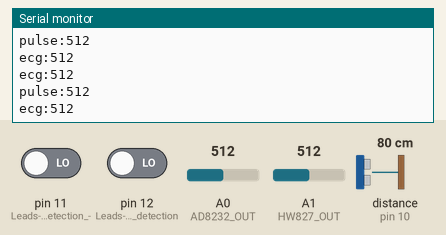
Recording of a sketch running on a simulated Arduino Uno, built with avr-gcc and run on an emulated ATmega328P. On the bench: the last lines printed to the serial monitor. Wiring (inferred from the names in the program): ultrasonic range finder: trigger pin 9; echo pin 10. Inputs (shaded band) come from the test bench; at power-on: distance to the obstacle (sensor on pin 10) 80 cm, A0 (AD8232_OUT) = 512, A1 (HW827_OUT) = 512, pin 11 (Leads-off_detection_-) LOW, pin 12 (Leads-off_detection) LOW. The echo pulse lasts 58.3 µs per cm.

Above: at 1.2 s.
1.3 s: distance to the obstacle (sensor on pin 10) set to 2 cm
At 2.3 s:
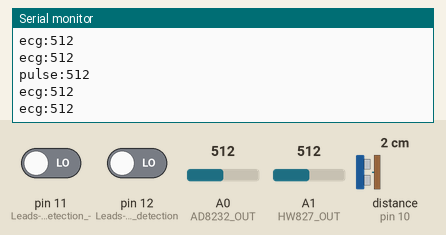
2.8 s: A0 (AD8232_OUT) set to 390
At 3.6 s:
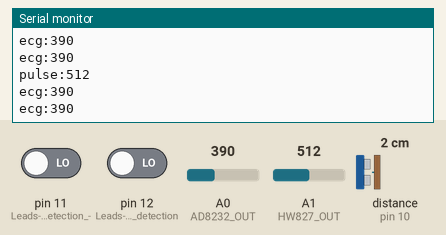
4.3 s: A1 (HW827_OUT) set to 390
At 5.1 s:
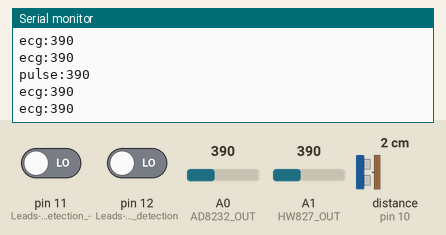
5.8 s: pin 11 (Leads-off_detection_-) driven HIGH
At 6.5 s:
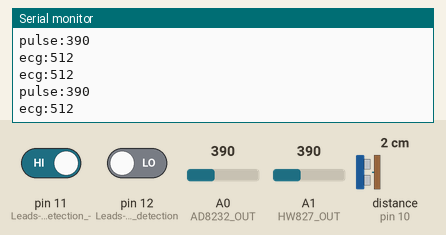
7.3 s: distance to the obstacle (sensor on pin 10) set to 4 cm
At 8.2 s:
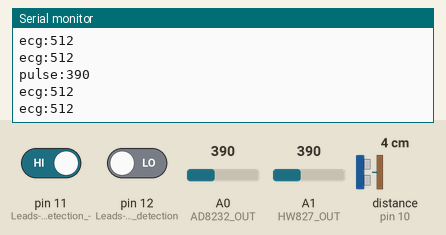
8.8 s: A1 (HW827_OUT) set to 410
At 9.8 s:
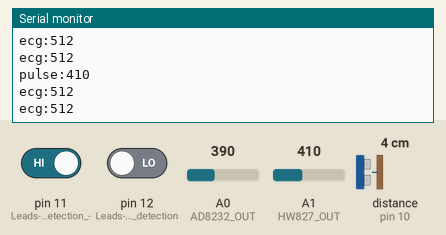
Timing chart, 0 to 11.3 s (numbered marks = the images above; inputs shaded):
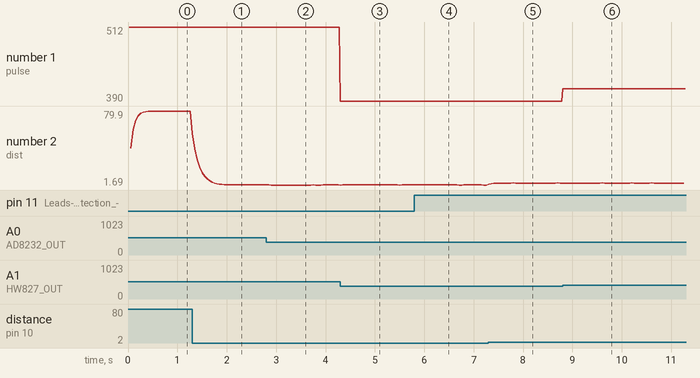

Measured:
- after the input at 1.3 s, the serial monitor: prints a new line at once (image 1)
- after the input at 2.8 s, the serial monitor: prints a new line at once (image 2)
- after the input at 4.3 s, the serial monitor: prints a new line at once (image 3)
- after the input at 5.8 s, the serial monitor: prints a new line at once (image 4)
- after the input at 7.3 s, the serial monitor: prints a new line at once (image 5)
- after the input at 8.8 s, the serial monitor: prints a new line at once (image 6)
- plotted number 1: 390 → 410 after the input at 8.8 s
- plotted number 2: 79.73 → 1.71 after the input at 1.3 s, 1.69 → 3.77 after the input at 7.3 s

The sketch:

codigo-arduino.ino
```cpp
// ==========================================
// CONFIGURACIÓN DE PINES
// ==========================================
const int SRF_TRIG = 9;
const int SRF_ECHO = 10;
const int AD8232_OUT = A0;
const int HW827_OUT  = A1;

// ==========================================
// VARIABLES DE TIEMPO (MULTITAREA)
// ==========================================
unsigned long prevSRF = 0;
unsigned long prevAD  = 0;
unsigned long prevHW  = 0;

const long intSRF = 50;  // Ultrasonido cada 50ms (estable)
const long intAD  = 10;  // ECG necesita más velocidad (100Hz)
const long intHW  = 20;  // Pulso óptico cada 20ms

// ==========================================
// FUNCIONES DE APOYO
// ==========================================

float leerUltrasonido() {
  digitalWrite(SRF_TRIG, LOW);
  delayMicroseconds(2);
  digitalWrite(SRF_TRIG, HIGH);
  delayMicroseconds(10);
  digitalWrite(SRF_TRIG, LOW);

  long duration = pulseIn(SRF_ECHO, HIGH, 25000); // Timeout para no bloquear
  return duration * 0.0343 / 2;
}


// Variables de suavizado para SRF05
float distFilt = 0;

void setup() {
  Serial.begin(115200);

  // Setup SRF05
  pinMode(SRF_TRIG, OUTPUT);
  pinMode(SRF_ECHO, INPUT);

  // Setup AD8232 (ECG)
  pinMode(11, INPUT); // Leads-off detection -
  pinMode(12, INPUT); // Leads-off detection +
}

void loop() {
  unsigned long currentMillis = millis();

  // ------------------------------------------
  // SENSOR 1: SRF05 (Ultrasonido)
  // ------------------------------------------
  if (currentMillis - prevSRF >= intSRF) {
    prevSRF = currentMillis;
    float d = leerUltrasonido();
    if (d > 0) {
      distFilt = (distFilt * 0.7) + (d * 0.3); // Filtro pasabajos simple

    if (d > 2 && d < 400) {// Si la lectura falla, mantenemos la anterior en lugar de no enviar nada
      distFilt = (distFilt * 0.7) + (d * 0.3);
    }

      // ENVIAR A TOUCHDESIGNER (Canal R)
      Serial.print("dist:");
      Serial.println(distFilt);
    }
  }
  // ------------------------------------------
  // SENSOR 2: AD8232 (ECG / Tensión Muscular)
  // ------------------------------------------
   if (currentMillis - prevAD >= intAD) {
    prevAD = currentMillis;

    // Verificación de cables conectados (Pines 11 y 12)
    if ((digitalRead(11) == HIGH) || (digitalRead(12) == HIGH)) {
      // Si hay mala conexión enviamos un valor neutro
      Serial.println("ecg:512");
    } else {
      int ecgVal = analogRead(AD8232_OUT);
      Serial.print("ecg:");
      Serial.println(ecgVal);
    }
  }

  // ------------------------------------------
  // SENSOR 3: HW-827 (Pulse Sensor)
  // ------------------------------------------
if (currentMillis - prevHW >= intHW) {
    prevHW = currentMillis;
    int pulseVal = analogRead(HW827_OUT);
    Serial.print("pulse:");
    Serial.println(pulseVal);
  }
}
```
